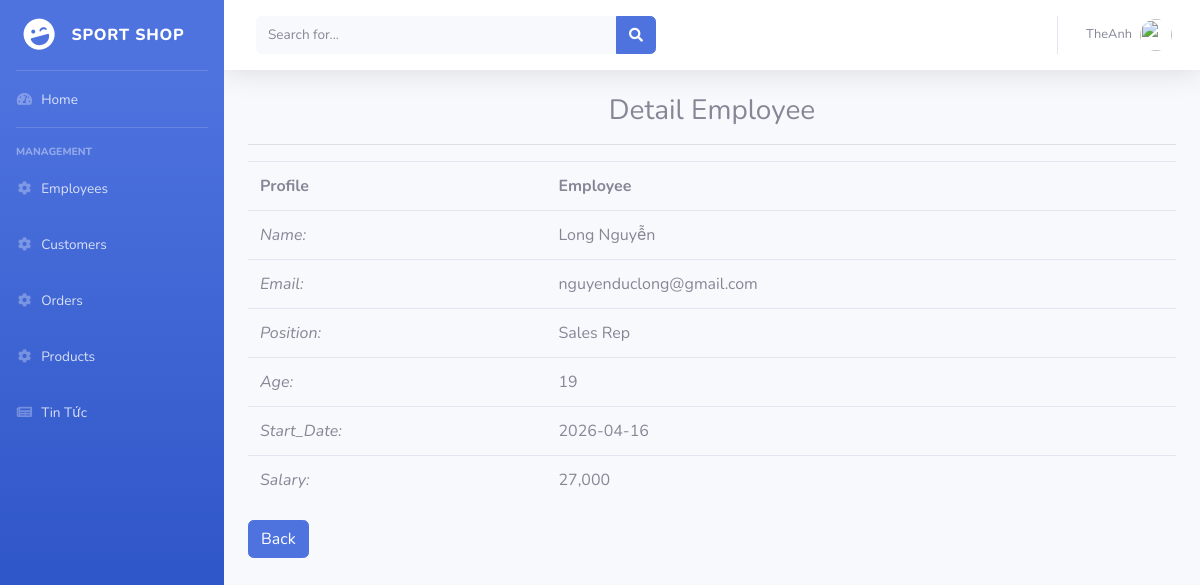
/admin/?mod=employee&act=detail&id=0 (signed in), run on the app's committed database.
### tables this page shows
CREATE TABLE `employees` (
  `employeeNumber` int(11) NOT NULL,
  `lastName` varchar(50) NOT NULL,
  `firstName` varchar(50) NOT NULL,
  `email` varchar(100) NOT NULL,
  `jobTitle` varchar(50) NOT NULL,
  `password` varchar(50) NOT NULL,
  `level` int(11) DEFAULT 0,
  `age` int(11) DEFAULT 0,
  `startDate` date DEFAULT NULL,
  `salary` int(11) DEFAULT 0
);

### admin/controllers/EmployeeController.php (called while the page is built, shortened)
<?php
	require_once('models/Employee.php');
	class employeeController{
		var $cate_model;
		function __construct(){
			$this->cate_model = new employee();
		}
		public function detail(){
			$id = isset($_GET['id'])?$_GET['id']:0;
			$emp = $this->cate_model->find($id);
			require_once('views/employee/employee_detail.php');
		}
	}
 ?>

### admin/models/Connection.php (called while the page is built, shortened)
<?php
	class Connection{
	    function __construct(){
		    $servername = "localhost";
		    $username = "root";
		    $password = "";
		    $dbname = "sport_shops";
		    $this->conn = new mysqli($servername, $username, $password, $dbname);
	    }
	}
 ?>

### admin/models/Model.php (called while the page is built, shortened)
<?php
require_once('Connection.php');
class Model{
	function __construct(){
		$conn_obj = new Connection();
		$this->connection = $conn_obj->conn;
	}
}
?>

### admin/models/Employee.php (called while the page is built, shortened)
<?php
    require_once("Model.php");
	class employee extends Model{
		var $table = 'employees';
	function find($id){
		$query = "SELECT * FROM ".$this->table." WHERE employeeNumber = ".$id;
		return $data = $this->connection->query($query)->fetch_assoc();
	}
}
 ?>

### admin/views/employee/employee_detail.php (the view)
<!DOCTYPE html>
<html>
<?php require_once('public/require/head.php') ?>
<body id="page-top">
<div id="wrapper">
  <?php require_once('public/require/sidebar.php') ?>
  <div id="content-wrapper" class="d-flex flex-column">
    <div id="content">
      <?php require_once('public/require/header.php') ?>
      <div class="container-fluid">
        <h3 align="center">Detail Employee</h3>
        <hr>
        <table class="table">
            <th>Profile</th>
            <th>Employee</th>
            <tr><h2><td><em>Name:</em></td><td><?php echo $emp["lastName"] ?></td></h2></tr>
            <tr><h2><td><em>Email:</em> </td><td><?php echo $emp["email"] ?></td></h2></tr>
            <tr><h2><td><em>Position:</em></td><td> <?php echo $emp["jobTitle"] ?></td></h2></tr>
            <tr><h2><td><em>Age:</em></td><td> <?php echo $emp["age"] ?></td></h2></tr>
            <tr><h2><td><em>Start_Date:</em></td><td><?= $emp['startDate'] ?></td></h2></tr>
            <tr><h2><td><em>Salary:</em></td><td><?= number_format($emp['salary']) ?></td></h2></tr>
        </table>
            <a href="?mod=employee&act=list" type="button" class="btn btn-primary">Back</a>
        </div>
    </div>
</div>
</body>
</html>

### data on the page
employees: lastName "Long Nguyễn", email "nguyenduclong@gmail.com", jobTitle "Sales Rep", age "19", startDate "2026-04-16", salary "27,000"

### other printed values
$_SESSION['admin']['lastName'] "TheAnh"
